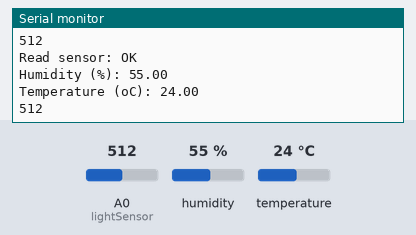
Recording of a sketch running on a simulated Arduino Uno, built with avr-gcc and run on an emulated ATmega328P. Shown: the last lines printed to the serial monitor. The test bench sets the inputs (shaded band); at power-on: humidity 55 %, A0 (lightSensor) = 512, temperature 24 °C.

Above: at 1.8 s.
1.9 s: humidity set to 22 %
At 2.6 s:
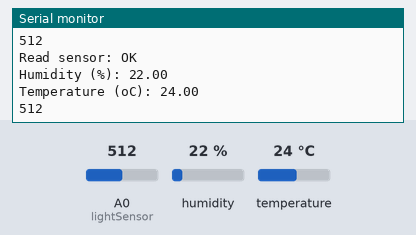
3.4 s: A0 (lightSensor) set to 716
At 4.7 s:
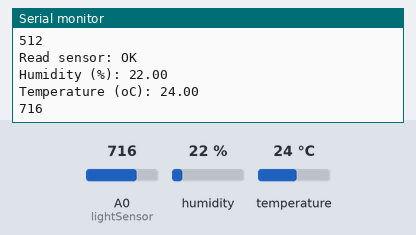
4.9 s: temperature set to 12 °C
At 6.1 s:
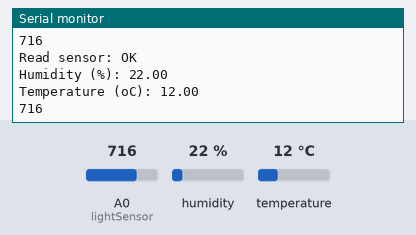
6.4 s: A0 (lightSensor) set to 900
At 7.8 s:
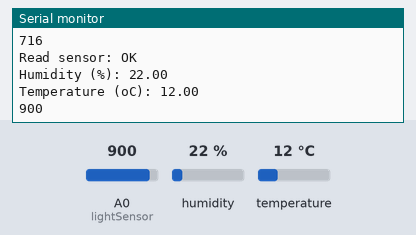
7.9 s: humidity set to 40 %
At 9.3 s:
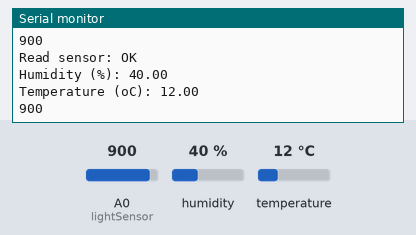
Timing chart, 0 to 10.4 s (numbered marks = the images above; inputs shaded):
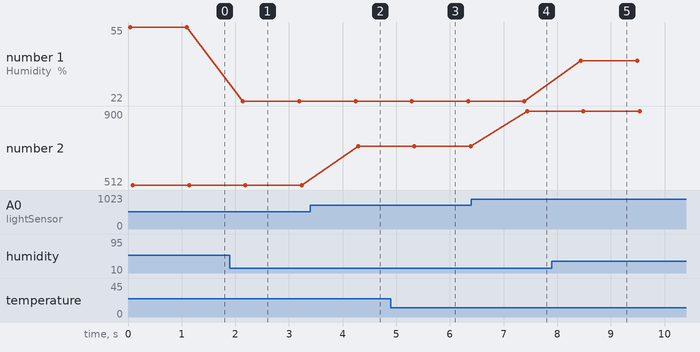

The sketch:

ai_ad4.ino
```cpp
double Fahrenheit(double celsius)
{
        return 1.8 * celsius + 32;
}

double Kelvin(double celsius)
{
        return celsius + 273.15;
}

double dewPoint(double celsius, double humidity)
{
        double A0= 373.15/(273.15 + celsius);
        double SUM = -7.90298 * (A0-1);
        SUM += 5.02808 * log10(A0);
        SUM += -1.3816e-7 * (pow(10, (11.344*(1-1/A0)))-1) ;
        SUM += 8.1328e-3 * (pow(10,(-3.49149*(A0-1)))-1) ;
        SUM += log10(1013.246);
        double VP = pow(10, SUM-3) * humidity;
        double T = log(VP/0.61078);   // temp var
        return (241.88 * T) / (17.558-T);
}

double dewPointFast(double celsius, double humidity)
{
        double a = 17.271;
        double b = 237.7;
        double temp = (a * celsius) / (b + celsius) + log(humidity/100);
        double Td = (b * temp) / (a - temp);
        return Td;
}

#include <dht11.h>
#include <SoftwareSerial.h>

#define DHT11PIN 2
dht11 DHT11;

SoftwareSerial mySerial(4, 5);  // RX, TX

const int lightSensor = A0; // 조도 센서 연결 핀
int lightValue = 0;

void setup() {
  mySerial.begin(9600);
  Serial.begin(9600);
}

void loop() {
  int chk = DHT11.read(DHT11PIN);

  Serial.print("Read sensor: ");
  switch (chk)
  {
    case DHTLIB_OK:
                Serial.println("OK");
                break;
    case DHTLIB_ERROR_CHECKSUM:
                Serial.println("Checksum error");
                break;
    case DHTLIB_ERROR_TIMEOUT:
                Serial.println("Time out error");
                break;
    default:
                Serial.println("Unknown error");
                break;
  }

  Serial.print("Humidity (%): ");
  Serial.println((float)DHT11.humidity, 2);

  Serial.print("Temperature (oC): ");
  Serial.println((float)DHT11.temperature, 2);

  mySerial.print("T:");
  mySerial.print((float)DHT11.temperature);

  mySerial.print(",H:");
  mySerial.print((float)DHT11.humidity);


  // 조도 센서 값 읽기
  lightValue = analogRead(lightSensor);
  Serial.println(lightValue);
  mySerial.print(",L:");
  mySerial.println(lightValue);

  delay(1000);
}
```

Measured:
- after the input at 1.9 s, the serial monitor: prints a new line after 0.24 s (image 1)
- after the input at 3.4 s, the serial monitor: prints a new line after 0.89 s (image 2)
- after the input at 4.9 s, the serial monitor: prints a new line after 0.41 s (image 3)
- after the input at 6.4 s, the serial monitor: prints a new line after 1.0 s (image 4)
- after the input at 7.9 s, the serial monitor: prints a new line after 0.54 s (image 5)
- plotted number 1: 55 → 22 after the input at 1.9 s, 22 → 40 after the input at 7.9 s
- plotted number 2: 512 → 716 after the input at 3.4 s, 716 → 900 after the input at 6.4 s
